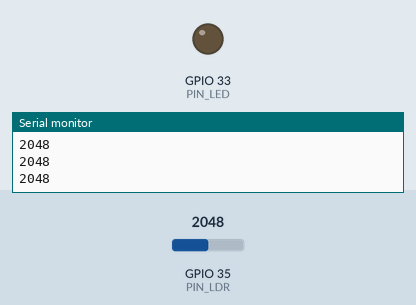
This sketch was run on a simulated ESP32. On the bench: output pins drawn as LEDs (lit = HIGH), the last lines printed to the serial monitor. The test bench sets the inputs (shaded band); at power-on: GPIO 35 (PIN_LDR) = 2048.

Above: at 1.2 s.
1.3 s: GPIO 35 (PIN_LDR) set to 830
2.8 s: GPIO 35 (PIN_LDR) set to 755
At 3.2 s:
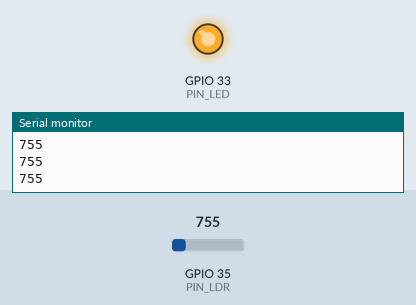
4.3 s: GPIO 35 (PIN_LDR) set to 1228
At 5.5 s:
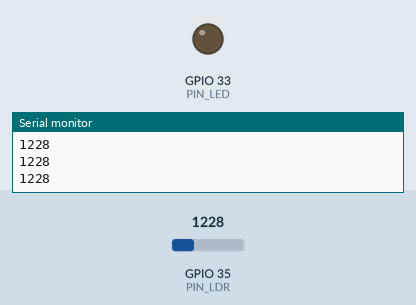
5.8 s: GPIO 35 (PIN_LDR) set to 491
At 7.0 s:
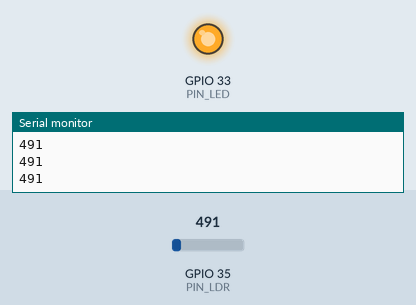
Timing chart, 0 to 8.3 s (numbered marks = the images above; inputs shaded):
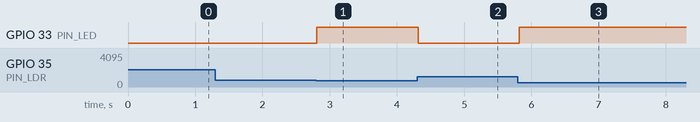

Measured:
- the behaviour switches between 801 and 800 on GPIO 35 (PIN_LDR) (found by bisection; images 0 and 1)
- after the input at 2.8 s, GPIO 33 (PIN_LED): LOW → HIGH at once
- after the input at 4.3 s, GPIO 33 (PIN_LED): HIGH → LOW at once
- after the input at 5.8 s, GPIO 33 (PIN_LED): LOW → HIGH at once

The sketch:

ldr.ino
```cpp
#define PIN_LED 33
#define PIN_LDR 35
#define THRLD 800

// the setup function runs once when you press reset or power the board

void setup() {
  // initialize digital pin LED_BUILTIN as an output.
  pinMode(PIN_LED, OUTPUT);
  Serial.begin(115200);
}

// the loop function runs over and over again forever

void loop() {
  int ldr_signal = analogRead(PIN_LDR);

  if(ldr_signal>THRLD){
    digitalWrite(PIN_LED, LOW);
  }
  else{
    digitalWrite(PIN_LED, HIGH);
  }

  Serial.println(ldr_signal);
  delay(50);
}
```
